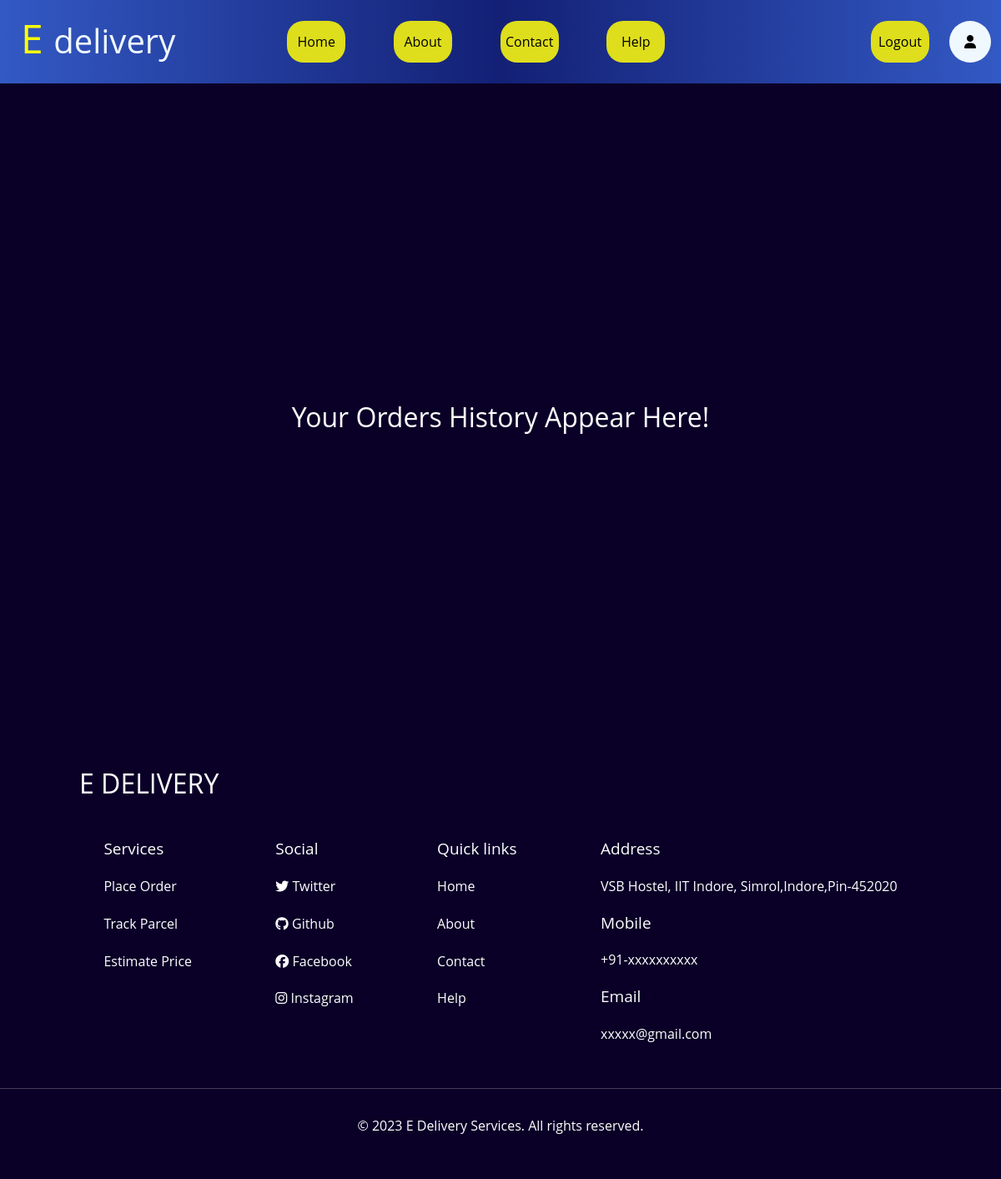
The page /my_orders (signed in) on the database as committed earlier.
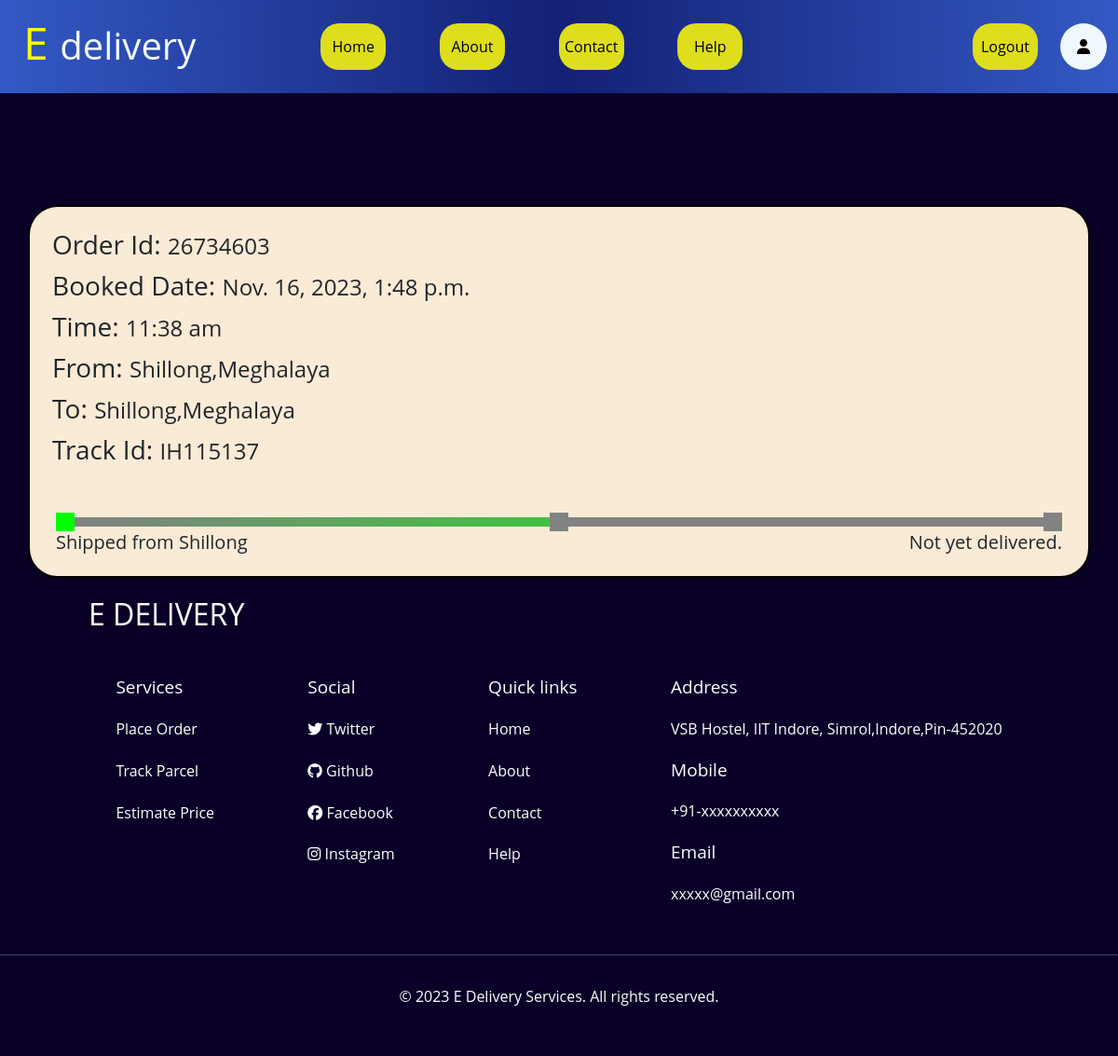
The same page on the database as committed later.
### courier_service/models.py (models this page shows)
class Orders(models.Model):
    Order_Id=models.IntegerField(primary_key=True)
    Order_Name=models.CharField(max_length=50)
    Parcel_Weight=models.IntegerField()
    Parcel_length=models.IntegerField(null=True,blank=True)
    Parcel_Width=models.IntegerField(null=True,blank=True)
    Parcel_height=models.IntegerField(null=True,blank=True)
    booked_date=models.DateTimeField()
    shipped_date=models.DateTimeField(null=True,blank=True)
    delivered_date=models.DateTimeField(null=True,blank=True)
    From_House_No=models.CharField(max_length=50)
    From_Street=models.CharField(max_length=50)
    From_City=models.CharField(max_length=50)
    From_State=models.CharField(max_length=50)
    From_Pin_Code=models.IntegerField()
    Receiver_Name=models.CharField(max_length=50)
    Receiver_Contact_Number=models.BigIntegerField()
    To_House_No=models.CharField(max_length=50)
    To_Street=models.CharField(max_length=50)
    To_City=models.CharField(max_length=50)
    To_State=models.CharField(max_length=50,null=True)
    To_Pin_Code=models.IntegerField()
    Order_Status=models.CharField(max_length=50,default="Not yet delivered.")
    Order_location=models.ForeignKey(cities,on_delete=models.CASCADE,null=True,blank=True)
    Order_Type=models.CharField(max_length=50)
    delivery_charge=models.IntegerField(null=True,blank=True)
    User_Id=models.ForeignKey(user_details,on_delete=models.CASCADE,null=True,blank=True)
    Sender_Employee_Id=models.ForeignKey(Employees,related_name='employee1',on_delete=models.CASCADE,null=True,blank=True)
    Receiver_Name_Employee_Id=models.ForeignKey(Employees,related_name='employee2',on_delete=models.CASCADE,null=True,blank=True)

### courier_service/views.py (the view)
# urls.py: path('my_orders', views.my_orders, name='my_orders'),
def my_orders(request):
    User=user_details.objects.get(user=request.user)
    orders = Orders.objects.filter(User_Id=User).order_by('-booked_date')
    context={
        'orders' : orders
    }
    return render(request, 'my_orders.html',context)

### courier_service/templates/my_orders.html (shortened to what this page needs)
{% extends "layout.html" %}
        {% block pagebody %}
      {%if orders %}
      {%for i in orders%}
    <div class="container border border-2 shadow rounded rounded-5 border-black p-3" style="background-color: antiquewhite; margin-top: 10%;">
        <div class="m-2">
            <h3 style="display: inline;">Order Id: </h3><p style="display: inline; font-size: x-large;">{{i.Order_Id}}</p>
        </div>
        <div class="m-2">
            <h3 style="display: inline;">Booked Date: </h3><p style="display: inline; font-size: x-large;">{{i.booked_date}}</p>
        </div>
        <div class="m-2">
            <h3 style="display: inline;">Time: </h3><p style="display: inline; font-size: x-large;">11:38 am</p>
        </div>
        <div class="m-2">
            <h3 style="display: inline;">From: </h3><p style="display: inline; font-size: x-large;">{{i.From_City}},{{i.From_State}}</p>
        </div>
        <div class="m-2">
            <h3 style="display: inline;">To: </h3><p style="display: inline; font-size: x-large;">{{i.To_City}},{{i.To_State}}</p>
        </div>
        <div class="m-2">
            <h3 style="display: inline;">Track Id: </h3><p style="display: inline; font-size: x-large;">IH115137</p>
        </div>
        <div class="container mt-5 text-center">
            <div class="d-flex justify-content-between">
                <div class="dot green-dot"></div>
                <div class="line2"></div>
                <div class="dot grey-dot"></div>
                <div class="line"></div>
                <div class="dot grey-dot"></div>
            </div>
            <div class="d-flex justify-content-between">
                <div><h5>Shipped from {{i.From_City}}</h5></div>
                <div><h5>{{i.Order_Status}}</h5></div>
            </div>
        </div>
    </div>
    {%endfor%}
    {%else%}
      <h2 class="centered-content">Your Orders History Appear Here!</h2>
    {%endif%}
{%endblock%}

### courier_service/templates/layout.html (shortened to what this page needs)
{% load static %}
<!DOCTYPE html>
<html lang="en">
<head>
    <link href="https://cdn.jsdelivr.net/npm/bootstrap@5.3.0/dist/css/bootstrap.min.css" rel="stylesheet">
    <link rel="stylesheet" href="{% static 'css/navbar.css' %}">
    <link rel="stylesheet" href="{% static 'css/footer.css' %}">
</head>
<body>
    <nav class="main_navbar">
        <div class="logo"><h1>E <span>delivery</span></h1></div>
        <div class="main_navbar_mid_component">
          <ul>
            <li class="navbar_middle_links"><a href="/"><button class="navbar_middle_buttons">Home</button></a></li>
            <li class="navbar_middle_links"><a href="/About"><button class="navbar_middle_buttons">About</button></a></li>
            <li class="navbar_middle_links"><a href="/ContactUs"><button class="navbar_middle_buttons">Contact</button></a></li>
            <li class="navbar_middle_links"><a href="/Help"><button class="navbar_middle_buttons">Help</button></a></li>
          </ul>
        </div>
        <div class="main_navbar_end_component">
          <ul>
            {% if user.is_authenticated %}
            <li class="navbar_end_links" id="elogout"><a href="{% url 'logout' %}"><button class="navbar_end_buttons">Logout</button></a></li>
            {% if user.is_superuser %}
            <li class="navbar_end_links" id="elogout"><a href="/admin_made"><button class="navbar_end_buttons">Admin</button></a></li>
            {% elif user.is_staff %}
            <li class="navbar_end_links" id="elogout"><a href="/staff"><button class="navbar_end_buttons">Staff</button></a></li>
            {% else %}
            <li class="navbar_end_links" id="euser"><a href="/user_profile"><button class="navbar_end_buttons" id="user_icon_button"><i class="fa-solid fa-user"></i></button></a></li>
            {% endif %}
            {%else%}
            <li class="navbar_end_links" id="elogin"><a href="/login"><button class="navbar_end_buttons">Login</button></a></li>
            {% endif %}
          </ul>
        </div>
      </nav>
    {% block pagebody %} {% endblock %}
    <div class="end_footer">
      <div class="end_footer_heading">
        <h2>E delivery</h2>
      </div>
      <div class="end_footer_content">
        <div class="end_footer_services">
          <h4>Services</h4>
          <p class="end_footer_direct_page_links"><a href="/place_parcel">Place Order</a></p>
          <p class="end_footer_direct_page_links"><a href="/track_parcel">Track Parcel</a></p>
          <p class="end_footer_direct_page_links"><a href="/estimate">Estimate Price</a></p>
        </div>
        <div class="social-media">
          <h4>Social</h4>
          <p class="end_footer_direct_page_links">
            <a href="https://twitter.com/"
              ><i class="fab fa-twitter"></i> Twitter</a
            >
          </p>
          <p class="end_footer_direct_page_links">
            <a href="https://github.com/YannamYeswanth/COURIER-PARCEL-DELIVERY-DATABASE-MANAGEMENT-SYSTEM.git"
              ><i class="fab fa-github"></i> Github</a
            >
          </p>
          <p class="end_footer_direct_page_links">
            <a href="https://www.facebook.com/"
              ><i class="fab fa-facebook"></i> Facebook</a
            >
          </p>
          <p class="end_footer_direct_page_links">
            <a href="https://www.instagram.com/"
              ><i class="fab fa-instagram"></i> Instagram</a
            >
          </p>
        </div>
        <div class="end_footer_links">
          <h4>Quick links</h4>
          <p class="end_footer_direct_page_links"><a href="/">Home</a></p>
          <p class="end_footer_direct_page_links"><a href="/About">About</a></p>
          <p class="end_footer_direct_page_links"><a href="/ContactUs">Contact</a></p>
          <p class="end_footer_direct_page_links"><a href="/Help">Help</a></p>
        </div>
        <div class="end_footer_details">
          <h4 class="end_footer_address">Address</h4>
          <p class="end_footer_direct_page_links">
            VSB Hostel, IIT Indore, Simrol,Indore,Pin-452020
          </p>
          <h4 class="mobile">Mobile</h4>
          <p class="end_footer_direct_page_links"><a href="#">+91-xxxxxxxxxx</a></p>
          <h4 class="mail">Email</h4>
          <p class="end_footer_direct_page_links"><a href="#">xxxxx@gmail.com</a></p>
        </div>
      </div>
      <footer>
        <hr />
        &copy; 2023 E Delivery Services. All rights reserved.
      </footer>
    </div>
</body>
</html>

### courier_service/static/css/navbar.css (style rules this page uses)
* { margin: 0; padding: 0; box-sizing: border-box; font-family: 'Open Sans',sans-serif; }
body { background-color: #0a0027; }
ul { list-style: none; }
.main_navbar { width: 100%; height: 100px; display: grid; grid-template-columns: 1.5fr 3fr 2fr; column-gap: 12px; background-color: #132075; background-image: linear-gradient(to right, #3359c4,#132075,#3359c4); }
.logo { margin-left: 25px; width: 100%; height: 100px; display: flex; justify-content: flex-start; align-items: center; }
.logo>h1 { color: yellow; font-size: 3em; }
.logo span { color: aliceblue; font-size: 2.5rem; }
.main_navbar_mid_component > ul { width: 100%; height: 100px; display: flex; justify-content: space-around; align-items: center; }
.navbar_middle_links { margin: 12px; }
.navbar_middle_buttons { height: 50px; width: 70px; border-radius: 20px; border: none; background-color: rgb(222,222,28); cursor: pointer; transition: 100ms ease-in-out; }
.main_navbar_end_component > ul { width: 100%; height: 100px; display: flex; justify-content: flex-end; align-items: center; }
.navbar_end_links { margin: 12px; }
.navbar_end_buttons { height: 50px; width: 70px; border-radius: 20px; border:none; background-color: rgb(222,222,28); cursor: pointer; transition: 100ms ease-in-out; }
#user_icon_button { height: 50px; width:50px; border-radius: 50%; background-color: aliceblue; }

### courier_service/static/css/footer.css (style rules this page uses)
.end_footer { background-color: #0a0027; color: #fefefe; width: 100%; bottom: 0; left: 0; padding: 10px 0; margin: 10px 0; }
.end_footer .end_footer_heading { color: #fefefe; max-width: 1010px; width: 90%; text-transform: uppercase; margin: 0 auto; margin-bottom: 3rem; font-family: "Gill Sans", "Gill Sans MT", Calibri, "Trebuchet MS", sans-serif; }
.end_footer .end_footer_content { display: flex; justify-content: space-evenly; margin: 1.5rem; }
.end_footer .end_footer_content p { margin-bottom: 1.3rem; }
.end_footer .end_footer_content a { text-decoration: none; color: #fefefe; }
.end_footer .end_footer_content h4 { margin-bottom: 1.3rem; font-size: 19px; }
footer { text-align: center; margin-bottom: 2rem; }
footer hr { margin: 2rem 0; }
.end_footer_direct_page_links { transition: ease-in-out 0.3s; }

Rows that differ between the two databases and show on the page:
added Orders: Order_Id "26734603", booked_date "Nov. 16, 2023, 1:48 p.m.", From_City "Shillong", From_State "Meghalaya", To_City "Shillong", To_State "Meghalaya", Order_Status "Not yet delivered."
Other text that changed with them:
text no longer shown: "Your Orders History Appear Here!"
